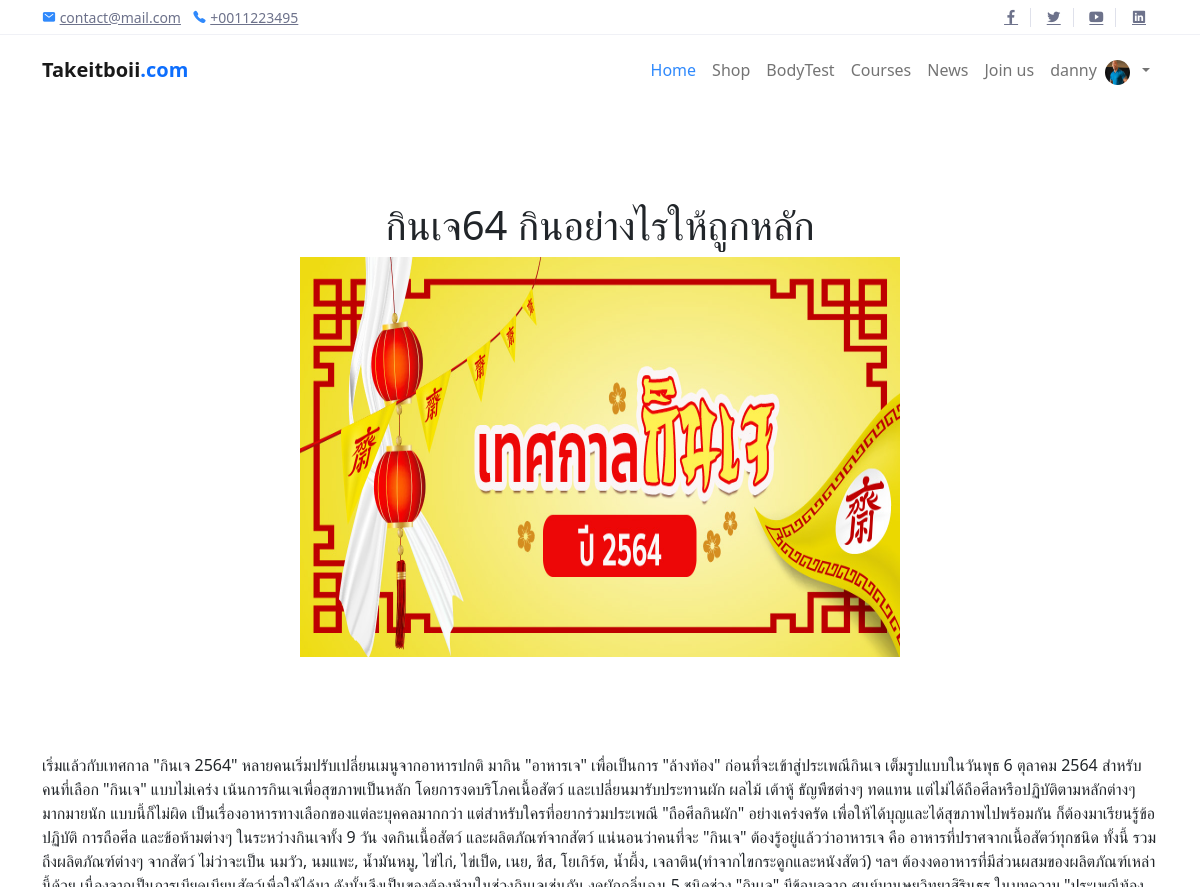
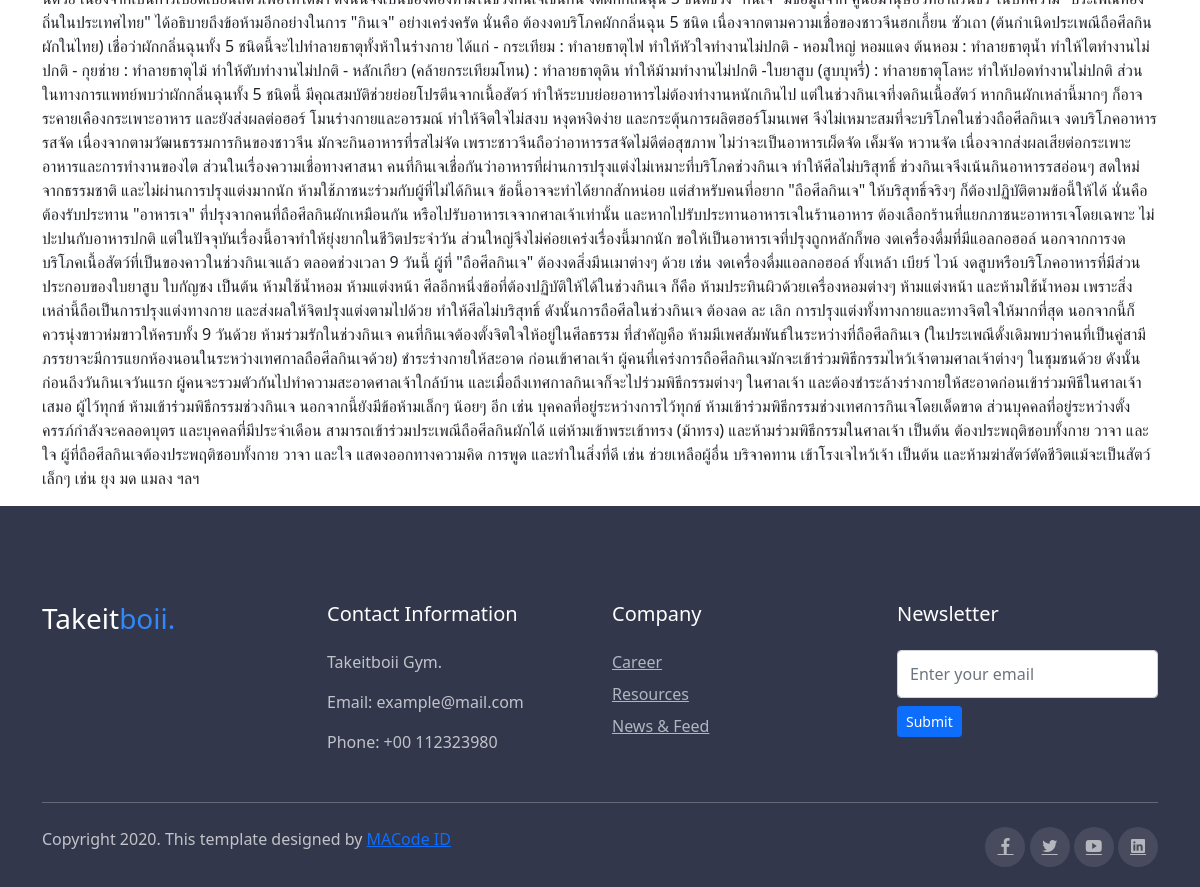
The page /News/3 (signed in) on the database its author committed (2 pictures, top to bottom).
### Users/models.py (models this page shows, shortened)
class Customer(models.Model):
    user = models.OneToOneField(User, on_delete=models.CASCADE, blank=True)
    owned = models.ForeignKey('Courses.Course', on_delete=models.CASCADE,
                              blank=True, related_name="study", null=True)
    weight = models.FloatField(default=0)
    height = models.FloatField(default=0)
    bmi = models.FloatField(default=0)
    trainer = models.ForeignKey(Trainer, on_delete=models.CASCADE, related_name="my_trainer", null=True, blank=True)
    profile_pic = models.ImageField(null=True, blank=True)

### News/models.py (models this page shows, shortened)
class News(models.Model):
    title = models.CharField(max_length=100)
    context = models.TextField()
    slug = models.SlugField(null=True, blank=True)
    date = models.DateField(auto_now=False, auto_now_add=False)
    ps = models.TextField(null=True, blank=True)
    pic1 = models.ImageField(null = True,blank = True)
    pic2 = models.ImageField(null = True,blank = True)
    pic3 = models.ImageField(null = True,blank = True)
    pic4 = models.ImageField(null = True,blank = True)

### News/views.py (the view)
# urls.py: path('<int:id>', views.blog_details, name="news-details"),
def blog_details(request, id):
    single_post = News.objects.get(id=id)
    return render(request, 'news/news-details.html', {'single_post': single_post})

### News/templates/news/news-details.html (shortened to what this page needs)
{% extends "home/layout.html" %}
  {% load static %}
  {% block body  %}
            <div class="container"  >
              {% if single_post %}
                  <body>
                  <br></br>
                  <br></br>
                  <h1 align = 'center'>{{ single_post.title }}</h1>
                  <div align="center">
                  <img src="{{single_post.pic1.url}}"  class="center"  width="600" height="400">
                  </div>
                  <br></br>
                  <br></br>
                  <p>{{ single_post.context | safe }}</p>
                  </body>
              {% endif %}
            </div>
  {% endblock %}

### home/templates/home/layout.html (shortened to what this page needs)
<!DOCTYPE html>
<html>
{% load static %}
<head>
  <link rel="stylesheet" href="../static/assets/css/bootstrap.css">
  <link rel="stylesheet" href="../static/assets/css/maicons.css">
  <link rel="stylesheet" href="../static/assets/vendor/animate/animate.css">
  <link rel="stylesheet" href="../static/assets/vendor/owl-carousel/css/owl.carousel.css">
  <link rel="stylesheet" href="../static/assets/vendor/fancybox/css/jquery.fancybox.css">
  <link rel="stylesheet" href="../static/assets/css/theme.css">
  <link href="https://cdn.jsdelivr.net/npm/bootstrap@5.1.3/dist/css/bootstrap.min.css" rel="stylesheet"
>
</head>
<body>
  <header>
    <div class="top-bar">
      <div class="container">
        <div class="row align-items-center">
          <div class="col-md-8">
            <div class="d-inline-block">
              <span class="mai-mail fg-primary"></span> <a href="mailto:contact@mail.com">contact@mail.com</a>
            </div>
            <div class="d-inline-block ml-2">
              <span class="mai-call fg-primary"></span> <a href="tel:+0011223495">+0011223495</a>
            </div>
          </div>
          <div class="col-md-4 text-right d-none d-md-block">
            <div class="social-mini-button">
              <a href="#"><span class="mai-logo-facebook-f"></span></a>
              <a href="#"><span class="mai-logo-twitter"></span></a>
              <a href="#"><span class="mai-logo-youtube"></span></a>
              <a href="#"><span class="mai-logo-linkedin"></span></a>
            </div>
          </div>
        </div>
      </div>
    </div>
    <nav class="navbar navbar-expand-lg navbar-light">
      <div class="container">
        <a href="{% url 'home:index' %}" class="navbar-brand">Takeitboii<span class="text-primary">.com</span></a>
        <div class="navbar-collapse collapse" id="navbarContent">
          <ul class="navbar-nav ml-auto pt-3 pt-lg-0">
            <li class="nav-item active">
              <a href="{% url 'home:index' %}" class="nav-link">Home</a>
            </li>
            <li class="nav-item">
              <a href="userprofile.html" class="nav-link">Shop</a>
            </li>
            <li class="nav-item">
              <a href="{% url 'feature:bdTest' %}" class="nav-link">BodyTest</a>
            </li>
            <li class="nav-item">
              <a href="#" class="nav-link">Courses</a>
            </li>
            <li class="nav-item">
              <a href="{% url 'News:news-list' %}" class="nav-link">News</a>
            </li>
            <li class="nav-item">
              <a href="{% url 'Users:apply' %}" class="nav-link">Join us</a>
            </li>
            {%if request.user.is_authenticated %}
            <li class="nav-item">
              <a href="#" class="nav-link"> {{request.user.username}}</a>
            </li>
            {% if request.user.customer.profile_pic %}
            <img class='profile-pic-home' src='{{request.user.customer.profile_pic.url}}'>
            {% else %}
            <img class='profile-pic-home' src='/static/images/user_default_pic.jfif'>
            {% endif %}
            <li class="nav-item">
            <li class="nav-item dropdown">
              <a class="nav-link dropdown-toggle" href="#" id="navbarDropdown" role="button" data-bs-toggle="dropdown"
                aria-expanded="false">
              </a>
            </li>
            {% endif %}
          </ul>
        </div>
      </div>
    </nav>
    {% block body %}
    {% endblock %}
    <footer class="page-footer">
      <div class="container">
        <div class="row">
          <div class="col-lg-3 py-3">
            <h3>Takeit<span class="fg-primary">boii.</span></h3>
          </div>
          <div class="col-lg-3 py-3">
            <h5>Contact Information</h5>
            <p>Takeitboii Gym.</p>
            <p>Email: example@mail.com</p>
            <p>Phone: +00 112323980</p>
          </div>
          <div class="col-lg-3 py-3">
            <h5>Company</h5>
            <ul class="footer-menu">
              <li><a href="#">Career</a></li>
              <li><a href="#">Resources</a></li>
              <li><a href="#">News & Feed</a></li>
            </ul>
          </div>
          <div class="col-lg-3 py-3">
            <h5>Newsletter</h5>
            <form action="#">
              <input type="text" class="form-control" placeholder="Enter your email">
              <button type="submit" class="btn btn-primary btn-sm mt-2">Submit</button>
            </form>
          </div>
        </div>
        <hr>
        <div class="row mt-4">
          <div class="col-md-6">
            <p>Copyright 2020. This template designed by <a href="https://macodeid.com">MACode ID</a></p>
          </div>
          <div class="col-md-6 text-right">
            <div class="sosmed-button">
              <a href="#"><span class="mai-logo-facebook-f"></span></a>
              <a href="#"><span class="mai-logo-twitter"></span></a>
              <a href="#"><span class="mai-logo-youtube"></span></a>
              <a href="#"><span class="mai-logo-linkedin"></span></a>
            </div>
          </div>
        </div>
      </div>
    </footer>
</body>
</html>

### home/static/assets/css/theme.css (style rules this page uses)
body { font-family: "Open Sans", sans-serif; font-weight: 400; line-height: 1.65; color: #2d2f38; }
a { color: #4B74FE; text-decoration: none; background-color: transparent; }
h1, .h1, h2, .h2, h3, .h3, h4, .h4, h5, .h5, h6, .h6 { line-height: 1.3; }
.fg-primary { color: #2F89FC !important; }
.btn { padding: 10px 28px; -webkit-transition: all 0.2s ease; transition: all 0.2s ease; }
.btn-primary { color: #fff; background-color: #2F89FC; border-color: #2F89FC; }
.navbar { min-height: 70px; }
.navbar-brand { font-weight: 600; padding-top: 10px; padding-bottom: 10px; }
.navbar-nav { margin-top: 10px; border-top: 1px solid #e4e7ee; -ms-flex-negative: 0; flex-shrink: 0; }
.navbar-nav .nav-link { -webkit-transition: all .2s ease; transition: all .2s ease; }
.navbar-light .navbar-nav .nav-link { color: rgba(109, 114, 139, 0.75); }
.navbar-light .navbar-nav .show > .nav-link, .navbar-light .navbar-nav .active > .nav-link, .navbar-light .navbar-nav .nav-link.show, .navbar-light .navbar-nav .nav-link.active { color: #2F89FC; }
@media (min-width: 992px) { .navbar-expand-lg .navbar-nav { margin-top: 0; border-top: none; } }
@media (min-width: 992px) { .navbar-expand-lg .navbar-nav .nav-link { padding-right: 1rem; padding-left: 1rem; } }
@media (min-width: 992px) { .navbar-expand-lg .navbar-nav { -webkit-box-align: center; -ms-flex-align: center; align-items: center; } }
.form-control { padding: 8px 15px; height: calc(1.5em + 1.375rem + 2px); border-color: #dee1e6; }
.top-bar { display: block; height: 35px; border-bottom: 1px solid #f0f1f6; font-size: 14px; }
.top-bar .container, .top-bar .row { height: 100%; }
.top-bar a { color: #6D728B; }
.social-mini-button a { padding-left: 12px; padding-right: 12px; }
.social-mini-button a:not(:last-child) { border-right: 1px solid #dfe1eb; }
.page-footer { position: relative; display: block; padding-top: 80px; padding-bottom: 20px; background-color: #33374B; color: #fff; }
.page-footer hr { border-color: #464B61; }
.page-footer h5 { margin-bottom: 24px; }
.page-footer p { color: rgba(255, 255, 255, 0.7); }
.footer-menu { position: relative; padding-left: 0; list-style: none; }
.footer-menu li { margin-bottom: 8px; }
.footer-menu a { color: #AFB7C1; }
.sosmed-button a { display: inline-block; width: 40px; height: 40px; line-height: 40px; text-align: center; border-radius: 50%; background-color: rgba(255, 255, 255, 0.1); color: rgba(255, 255, 255, 0.6); outline: none !important; }

### home/templates/home/layout.html (style rules this page uses)
.profile-pic-home { margin-top: 5px; width: 25px; height: 25px; overflow: hidden; -webkit-border-radius: 50%; -moz-border-radius: 50%; -ms-border-radius: 50%; -o-border-radius: 50%; border-radius: 50%; }

### rows shown on the page
News: title "กินเจ64 กินอย่างไรให้ถูกหลัก", pic1 (picture), context "เริ่มแล้วกับเทศกาล \"กินเจ 2564\" หลายคนเริ่มปรับเปลี่ยนเมนูจากอาหารปกติ มากิน \"อาหารเจ\" เพื่อเป็นการ \"ล้างท้อง\" ก่อนที่จะเข้าสู่ประเพณีกินเจ เต็มรูปแบบในวันพุธ 6 ตุลาคม 2564 สำหรับคนที่เลือก \"กินเจ\" แบบไม่เคร่ง เน้นการกินเจเพื่อสุขภาพเป็นหลัก โดยการงดบริโภคเนื้อสัตว์ และเปลี่ยนมารับประทานผัก ผลไม้ เต้าหู้ ธัญพืชต่างๆ ทดแทน แต่ไม่ได้ถือศีลหรือปฏิบัติตามหลักต่างๆ มากมายนัก แบบนี้ก็ไม่ผิด เป็นเรื่องอาหารทางเลือกของแต่ละบุคคลมากกว่า แต่สำหรับใครที่อยากร่วมประเพณี \"ถือศีลกินผัก\" อย่างเคร่งครัด เพื่อให้ได้บุญและได้สุขภาพไปพร้อมกัน ก็ต้องมาเรียนรู้ข้อปฏิบัติ การถือศีล และข้อห้ามต่างๆ ในระหว่างกินเจทั้ง 9 วัน งดกินเนื้อสัตว์ และผลิตภัณฑ์จากสัตว์ แน่นอนว่าคนที่จะ \"กินเจ\" ต้องรู้อยู่แล้วว่าอาหารเจ คือ…"

### other values the page prints
{{ request.user.username }} "danny"
